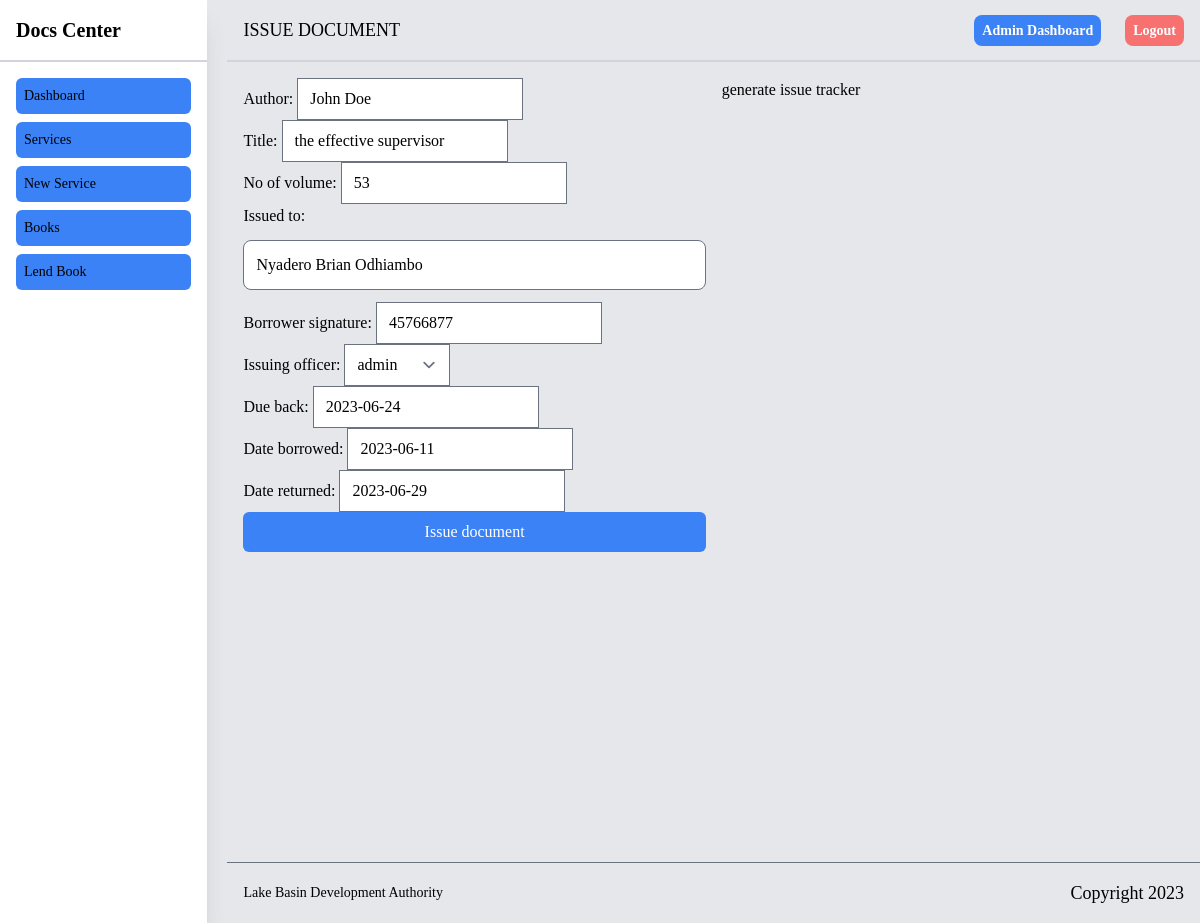
/library/issue-document/1 (signed in), run on the app's committed database.
### library/models.py (models this page shows, shortened)
class Book(models.Model):
    author = models.CharField(max_length=255)
    title = models.CharField(max_length=255)
    no_of_volume = models.CharField(max_length=255, null=True)
    issued_to = models.CharField(max_length=255, null=True)
    borrower_signature = models.IntegerField(null=False)
    created_at = models.DateTimeField(auto_now_add=True)
    returned = models.BooleanField(default=False)
    borrowed = models.BooleanField(default=False)
    issuing_officer = models.ForeignKey(User, related_name="books", on_delete=models.CASCADE, default=1)
    due_back = models.DateField(null=False)
    date_borrowed = models.DateField(null=False)
    date_returned = models.DateField(null = True)
    class Meta:
        ordering = ('title',)
        verbose_name_plural = "Books"

### library/views.py (the view)
# urls.py: re_path(r'^issue-document/(?P<pk>\d+)', views.issueDocument, name="issue-document"),
@login_required
def issueDocument(request, pk):
    document = get_object_or_404(Book, pk=pk)
    if request.method == "POST":
        form = LendDocument(instance=document, data=request.POST)
        if form.is_valid():
            document = form.save(commit=False)
            document.issued_to = request.POST.get("issued_to")
            document.borrowed = True
            document.issued_by = request.user.username
            document.save()
            return redirect("library:index")
    else:
        form = LendDocument(instance=document)
    return render(request, "library/issue-document.html", {"form": form, "object": document})

### library/forms.py
class LendDocument(forms.ModelForm):
    class Meta:
        model = Book
        exclude = ["name", "categories", "description", "image", "created_by", "returned", "borrowed", "return_date", "issued_by"]
        widgets = {
            "issued_to": forms.TextInput(attrs={"class": INPUT_CLASS}),
            "return_date": forms.DateInput(attrs={"class": INPUT_CLASS})
        }

### library/templates/library/issue-document.html (shortened to what this page needs)
{% extends 'core/base.html' %}
{% block crumbs %} Issue Document {% endblock %}
{% block content %}
<section class="h-96">
<div class="flex gap-4">
    <form action="" method="post" class="w-1/2">
       {{ form.as_p }}
        <div class="flex justify-end w-full">
                <button class="bg-blue-500 text-white w-full p-2 rounded-md ">Issue document</button>
        </div>
    </form>
    <div class="w-1/2">
        generate issue tracker
    </div>
</div>
{% endblock %}

### data on the page
Book: author "John Doe", title "the effective supervisor", no_of_volume "53", issued_to "Nyadero Brian Odhiambo", borrower_signature "45766877", issuing_officer "admin", due_back "2023-06-24", date_borrowed "2023-06-11", date_returned "2023-06-29"
